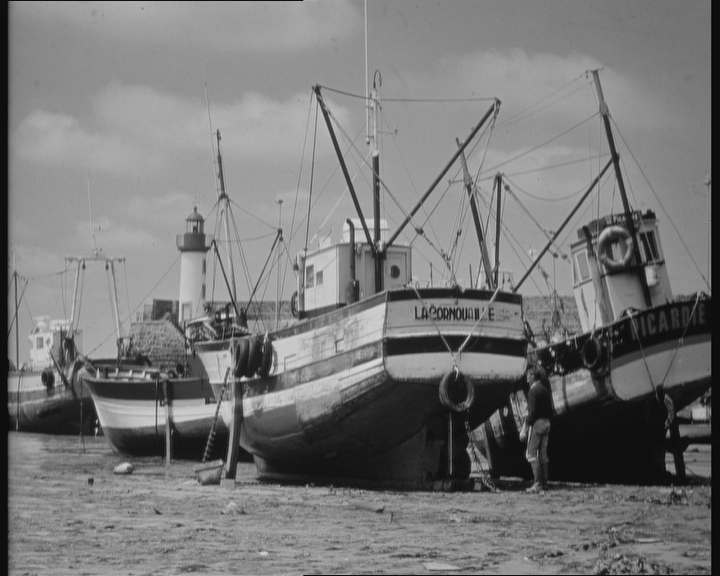
#> input picture Signaux/Tp5_Tp6/Boats.bmp, 720 x 576 px, found by its file name
$ jupyter execute TP6.ipynb
#> lines starting #> are read from the running program, lines starting #| are printed output that depends on the picture
[cell 1]
import numpy as np
from numpy.fft import fft, ifft, fft2, ifft2
import matplotlib.pyplot as plt
import scipy.linalg as linalg

# Exercice 1. (Compression JPEG).

## Charger l'image

[cell 2]
u = plt.imread('sujet_TP6\Boats.bmp')
#> u is the input picture: shape (576, 720); min 3, max 220, mean 120

[cell 3]
plt.imshow(u, cmap = "gray");

[cell 4]
def compress(u, alpha = 0.5):
#> called with alpha = 0.01
    M, N = u.shape
#> M = 576; N = 720
    û = fft2(u)
    û_abs = np.abs(û)
    tau = int(M * N * alpha)
#> tau = 4147
    seuil = û_abs.flatten()
    seuil = np.sort(seuil)[::-1][tau]
#> seuil = 64076.4
    û_abs[û_abs <= seuil] = 0.0
    û[û_abs==0]=0
    return np.abs(ifft2(û))
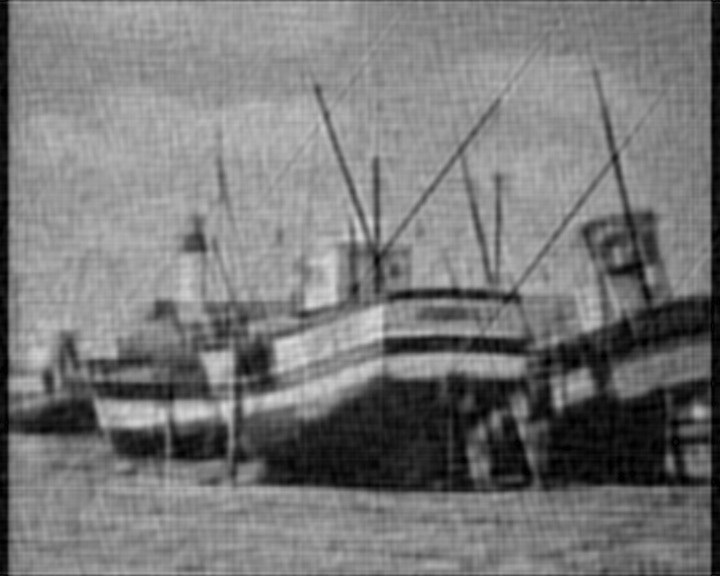
#> returned value: shape (576, 720) float64; min 0.00546, max 219.1, mean 120

[cell 5]
v = compress(u, alpha = 0.01)
plt.figure(figsize = (7,4))
plt.imshow(v, cmap = "gray");

[cell 6]
alpha_val = [0.0001, 0.001, 0.03, 0.05, 0.2, 0.5, 0.75, 0.99]

fig, axes = plt.subplots(4,2, figsize = (12,12))

for i, (alpha1, alpha2) in enumerate (zip(alpha_val[:4], alpha_val[4:])):
    axes[i, 0].imshow(compress(u, alpha1), cmap ='gray')
    axes[i, 0].set_title(f"alpha = {alpha1}")
    axes[i, 1].imshow(compress(u, alpha2), cmap ='gray')
    axes[i, 1].set_title(f"alpha = {alpha2}")
#> this loop made 4 passes

plt.tight_layout()
plt.show()
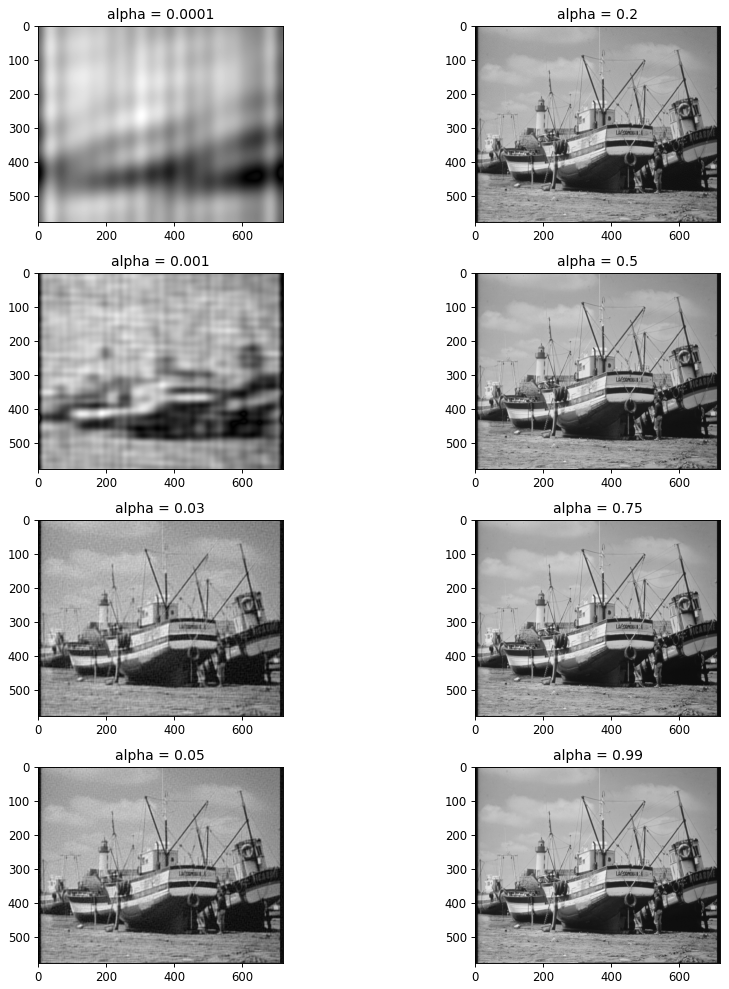
#> figure drawn by matplotlib, 8 panels

[cell 7]
alpha_val = [0.0001, 0.001, 0.03, 0.05, 0.2, 0.5, 0.75, 0.99]

norm = []

for alpha in (alpha_val):
    norm_alpha = np.linalg.norm(u - compress(u, alpha))/np.linalg.norm(u)
    norm.append(norm_alpha*100)
#> this loop made 8 passes
#> (seuil in compress, norm_alpha) on passes 1 to 8: (1031914, 0.252), (275106.9, 0.173), (32405.8, 0.0777), (21892.9, 0.0634), (6793.8, 0.0274), (1979.7, 0.00968), (1017.6, 0.00404), (170.6, 0.000144)
#> after the loop, norm = [25.17, 17.29, 7.77, 6.34, 2.74, 0.968, 0.404, 0.0144]

plt.plot(alpha_val, norm)
plt.title('Perte due à la compression')
plt.show()
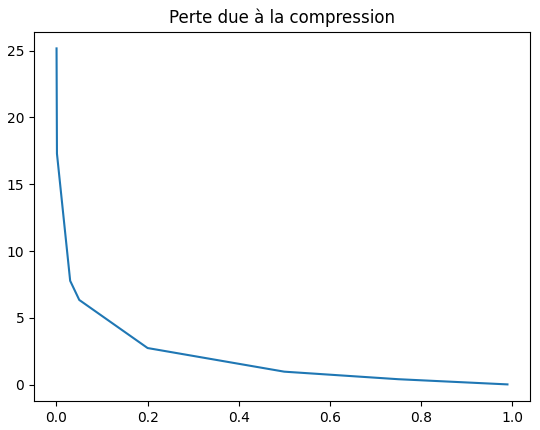
#> figure drawn by matplotlib, 1 panel
